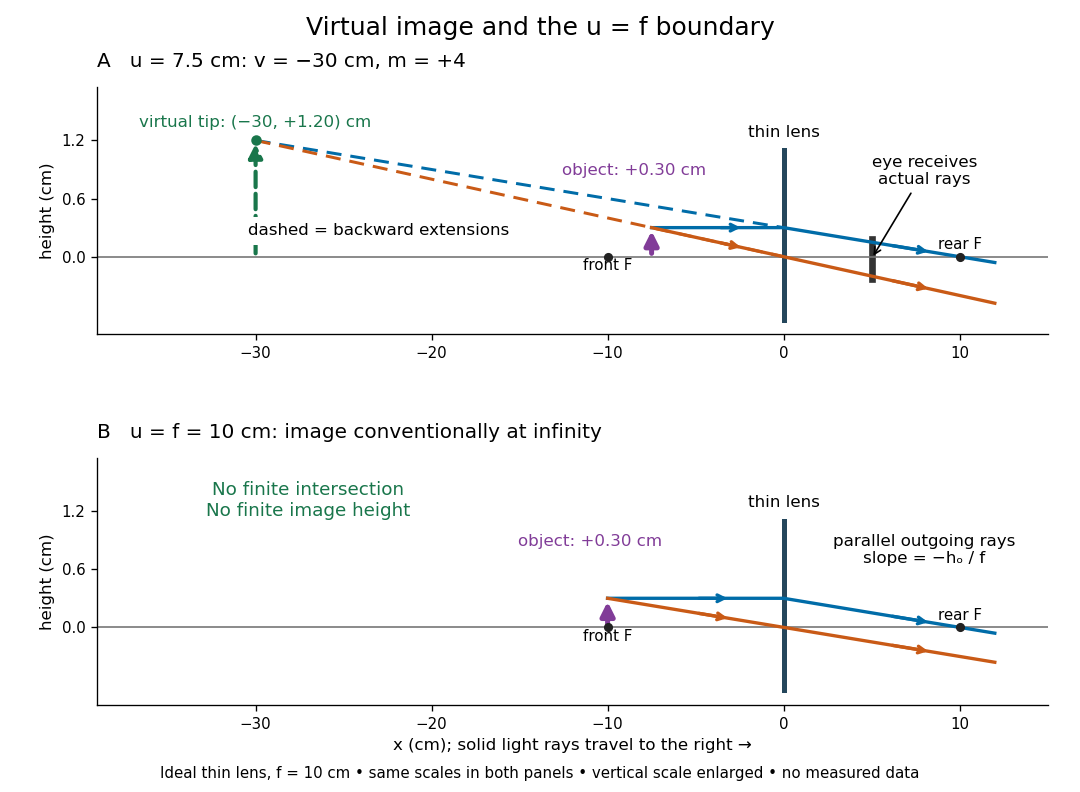

The Python source for this figure:
"""Original virtual-image and focal-plane ray diagrams; no measured data.

Run from _media with MPLCONFIGDIR=/tmp/codex-wiki-matplotlib.
Tested with Python 3.14.4, matplotlib 3.10.7 and numpy 2.3.5.
The PNG is written to the current directory with this script's basename.
"""

from pathlib import Path

import matplotlib

matplotlib.use("Agg")
import matplotlib.pyplot as plt
import numpy as np


def ray(ax, xs, ys, color):
    ax.plot(xs, ys, color=color, lw=2)
    for k in range(len(xs) - 1):
        start = np.array([xs[k], ys[k]])
        step = np.array([xs[k + 1], ys[k + 1]]) - start
        ax.annotate("", xy=start + 0.7 * step, xytext=start + 0.5 * step,
                    arrowprops={"arrowstyle": "->", "color": color, "lw": 2})


def diagram(ax, u):
    f, h, end = 10.0, 0.3, 12.0
    virtual = u != f
    if virtual:
        v = f * u / (u - f)
        image_h = -v * h / u
        for intercept in np.linspace(-0.6, 0.6, 13):
            slope = (intercept - h) / u - intercept / f
            assert abs(intercept + v * slope - image_h) < 1e-12
        for intercept, slope, color in [(h, -h / f, "#006ca8"),
                                        (0, -h / u, "#c95a16")]:
            ax.plot([v, 0], [intercept + v * slope, intercept],
                    color=color, lw=1.8, ls=(0, (5, 3)))
        ax.annotate("", xy=(v, image_h), xytext=(v, 0),
                    arrowprops={"arrowstyle": "-|>", "color": "#19764b",
                                "lw": 2.5, "linestyle": "--", "mutation_scale": 17})
        ax.scatter([v], [image_h], color="#19764b", s=28, zorder=5)
        ax.text(v, image_h + 0.14, "virtual tip: (−30, +1.20) cm", ha="center",
                fontsize=10, color="#19764b")
        ax.text(-23, 0.22, "dashed = backward extensions", fontsize=10,
                ha="center", bbox={"facecolor": "white", "edgecolor": "none"})
        # The segment represents a receiving opening, not a focusing screen.
        ax.plot([5, 5], [-0.23, 0.18], color="#333333", lw=4)
        ax.annotate("eye receives\nactual rays", xy=(5, -0.02), xytext=(8, 0.75),
                    fontsize=10, ha="center", arrowprops={"arrowstyle": "->"})
        ax.set_title("A   u = 7.5 cm: v = −30 cm, m = +4", loc="left", fontsize=12,
                     pad=12)
    else:
        for intercept in np.linspace(-0.6, 0.6, 13):
            slope = (intercept - h) / u - intercept / f
            assert abs(slope + h / f) < 1e-12
        ax.text(-27, 1.15, "No finite intersection\nNo finite image height", fontsize=11,
                ha="center", color="#19764b")
        ax.text(8, 0.66, "parallel outgoing rays\nslope = −hₒ / f", fontsize=10,
                ha="center")
        ax.set_title("B   u = f = 10 cm: image conventionally at infinity",
                     loc="left", fontsize=12, pad=12)
    ax.axhline(0, color="#777777", lw=1)
    ax.plot([0, 0], [-0.65, 1.1], color="#25475c", lw=3)
    ax.text(0, 1.24, "thin lens", ha="center", fontsize=10)
    ax.scatter([-f, f], [0, 0], color="#222222", s=20, zorder=5)
    ax.text(-f, -0.14, "front F", ha="center", fontsize=9)
    ax.text(f, 0.08, "rear F", ha="center", fontsize=9)
    ray(ax, [-u, 0, end], [h, h, h * (1 - end / f)], "#006ca8")
    ray(ax, [-u, 0, end], [h, 0, -h * end / u], "#c95a16")
    ax.annotate("", xy=(-u, h), xytext=(-u, 0),
                arrowprops={"arrowstyle": "-|>", "color": "#813c98",
                            "lw": 3, "mutation_scale": 17})
    ax.text(-u - 1, 0.84, "object: +0.30 cm", ha="center", fontsize=10,
            color="#813c98")
    ax.set_xlim(-39, 15)
    ax.set_ylim(-0.8, 1.75)
    ax.set_xticks([-30, -20, -10, 0, 10])
    ax.set_yticks([0, 0.6, 1.2])
    ax.set_ylabel("height (cm)", fontsize=10)
    ax.spines[["top", "right"]].set_visible(False)
    ax.tick_params(labelsize=9)


def main():
    plt.rcParams.update({"font.family": "DejaVu Sans", "figure.facecolor": "white",
                         "axes.facecolor": "white"})
    fig, axes = plt.subplots(2, 1, figsize=(9, 6.6))
    diagram(axes[0], 7.5)
    diagram(axes[1], 10.0)
    axes[-1].set_xlabel("x (cm); solid light rays travel to the right →", fontsize=10)
    fig.suptitle("Virtual image and the u = f boundary", fontsize=15, y=0.98)
    fig.text(0.5, 0.018,
             "Ideal thin lens, f = 10 cm • same scales in both panels • vertical scale enlarged • no measured data",
             ha="center", fontsize=9)
    fig.subplots_adjust(left=0.09, right=0.97, bottom=0.11, top=0.89, hspace=0.5)
    fig.savefig(Path.cwd() / (Path(__file__).stem + ".png"), dpi=120,
                facecolor="white", transparent=False)
    plt.close(fig)
    print("Virtual-image extensions: 13 rays checked; focal-plane parallelism: 13 rays checked.")


if __name__ == "__main__":
    main()
